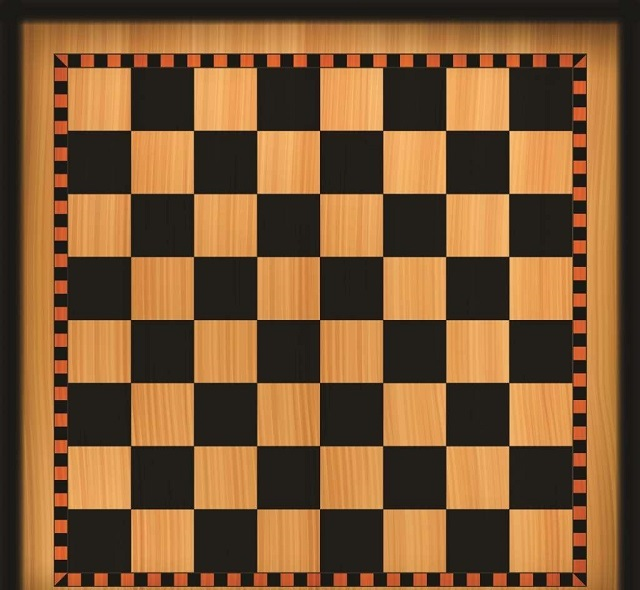
#> input picture 20220810/Src/opencv_python_api/images/chess.jpg, 640 x 590 px
$ python 05_01_smooth.py
#> lines starting #> are read from the running program, lines starting #| are printed output that depends on the picture
# 导入 OpenCV 模块
import cv2 as cv

# 设置命名窗口的名称
WINDOW_TITLE = "Image Smooth"
# 指定要加载的图片
IMAGE_PATH = "images/chess.jpg"
# 设置核的大小
KERNEL_SIZE_X = 11
KERNEL_SIZE_Y = 11

# 加载图片对象
image_src = cv.imread(IMAGE_PATH)
#> image_src is the input picture: shape (590, 640, 3); mean B, G, R 51.9, 88.5, 126.5

# 均值平滑，求核（像素块）的平均值
image_blur = cv.blur(image_src, (KERNEL_SIZE_X, KERNEL_SIZE_Y))     # 均值滤波
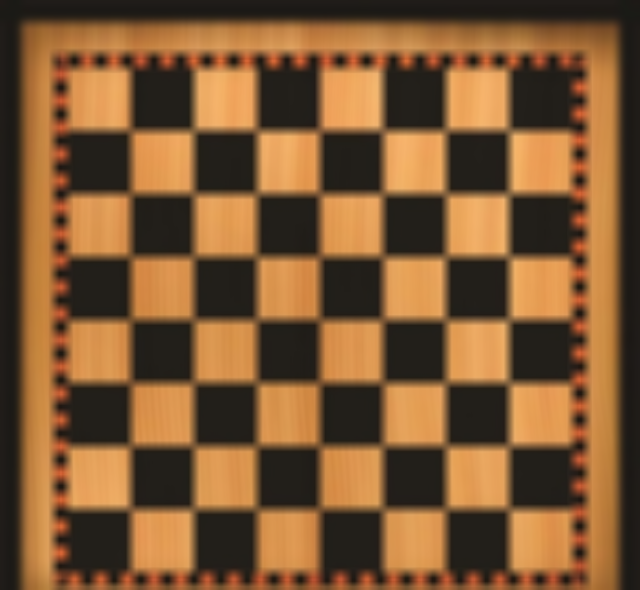
#> image_blur: shape (590, 640, 3); mean B, G, R 51.9, 88.4, 126.5

# 中值平滑，图像平滑里中值滤波的效果最好
image_MB = cv.medianBlur(image_src, KERNEL_SIZE_X)      #可以更改核的大小
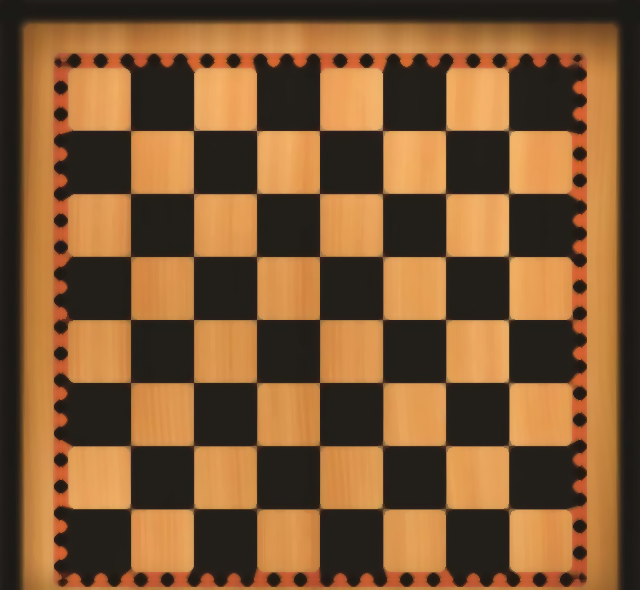
#> image_MB: shape (590, 640, 3); mean B, G, R 51.8, 88.5, 127.1

# 高斯平滑, 核尺寸必须为奇数
image_GB = cv.GaussianBlur(image_src, (KERNEL_SIZE_X, KERNEL_SIZE_Y), 0)    # 高斯滤波
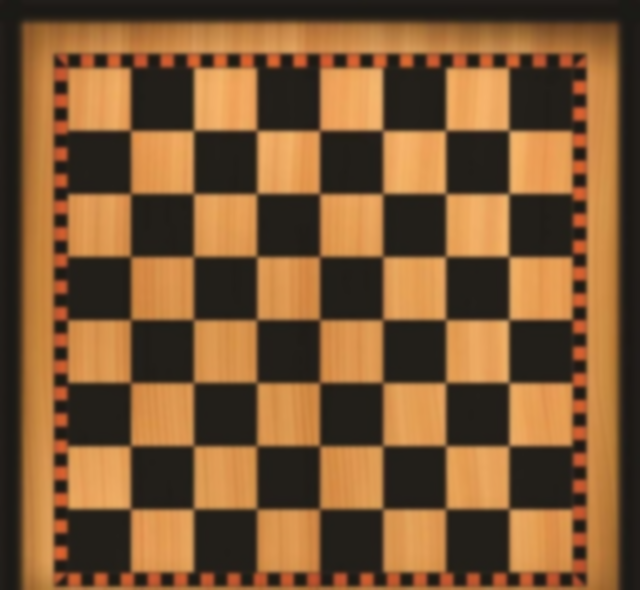
#> image_GB: shape (590, 640, 3); mean B, G, R 51.9, 88.5, 126.5

# 双边滤波
image_BF = cv.bilateralFilter(image_src, 25, 100, 100)  # 双边滤波

# 逐次显示 原始图片、均匀平滑后的图片、高斯平滑后的图片
cv.imshow(WINDOW_TITLE, image_src)
cv.waitKey()
cv.imshow(WINDOW_TITLE, image_blur)
cv.waitKey()
cv.imshow(WINDOW_TITLE, image_MB)
cv.waitKey()
cv.imshow(WINDOW_TITLE, image_GB)
cv.waitKey()
cv.imshow(WINDOW_TITLE, image_BF)
cv.waitKey()
cv.destroyAllWindows()
